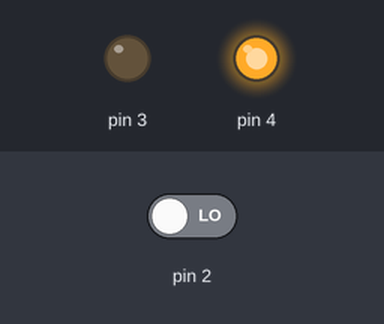
Bench run of a sketch on a simulated Arduino Uno, built with avr-gcc and run on an emulated ATmega328P. Shown: output pins drawn as LEDs (lit = HIGH). Inputs (shaded band) come from the test bench; at power-on: pin 2 LOW.

Above: at 1.2 s.
1.3 s: pin 2 driven HIGH
At 2.2 s:
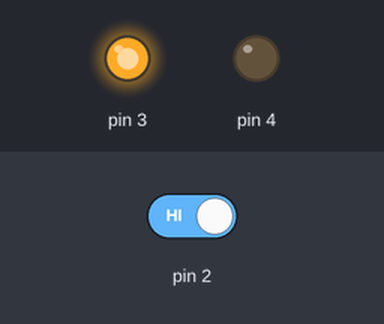
2.8 s: pin 2 driven LOW
At 3.3 s:
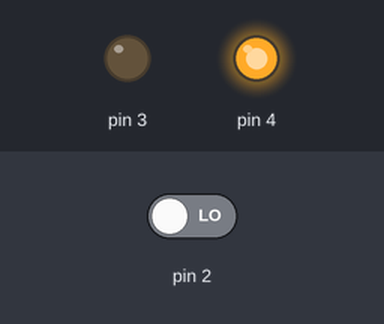
Timing chart, 0 to 5.8 s (numbered marks = the images above; inputs shaded):
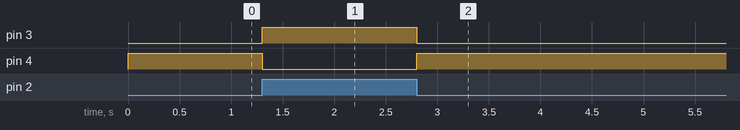

The sketch:

puerta_digital_boton.ino
```cpp
void setup() {

  pinMode(2,INPUT);
  //pinMode(2,INPUT_PULLUP);en este caso es para usar el resistor interno de arduino
  pinMode(3,OUTPUT);
  pinMode(4,OUTPUT);
  //t1=200; Variables para delays
  //t2=300;

}

void loop() {

  int Boton1=digitalRead(2);//Creamos una variable en la cual guardamos el estado del boton

  digitalWrite(3,Boton1);//si Boton1 esta conectado prende
  digitalWrite(4,!Boton1);//la exclamaion invierte el valor de Boton1

}
```

Measured:
- after the input at 1.3 s, pin 3: LOW → HIGH at once; pin 4: HIGH → LOW at once
- after the input at 2.8 s, pin 3: HIGH → LOW at once; pin 4: LOW → HIGH at once
